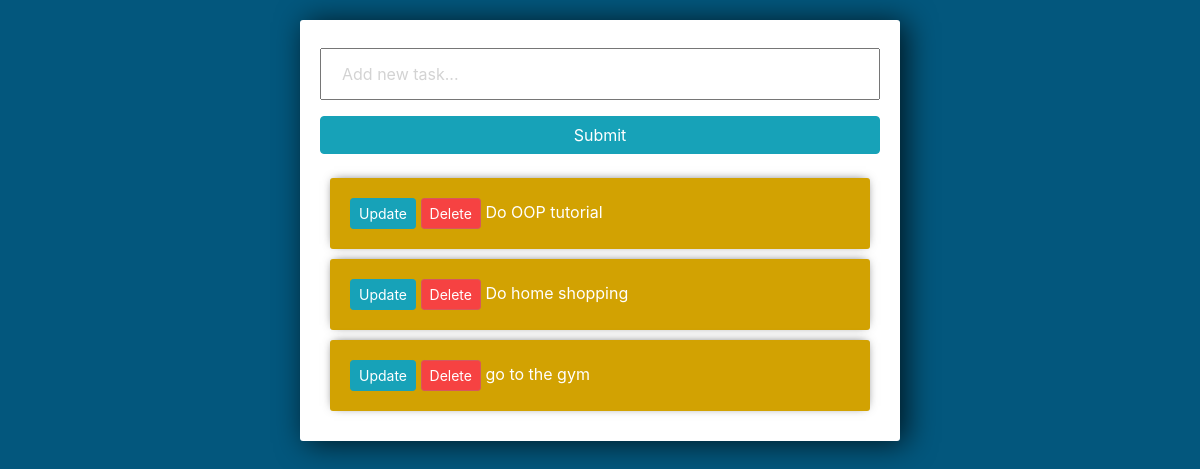
/, run on an earlier commit of the app's database.
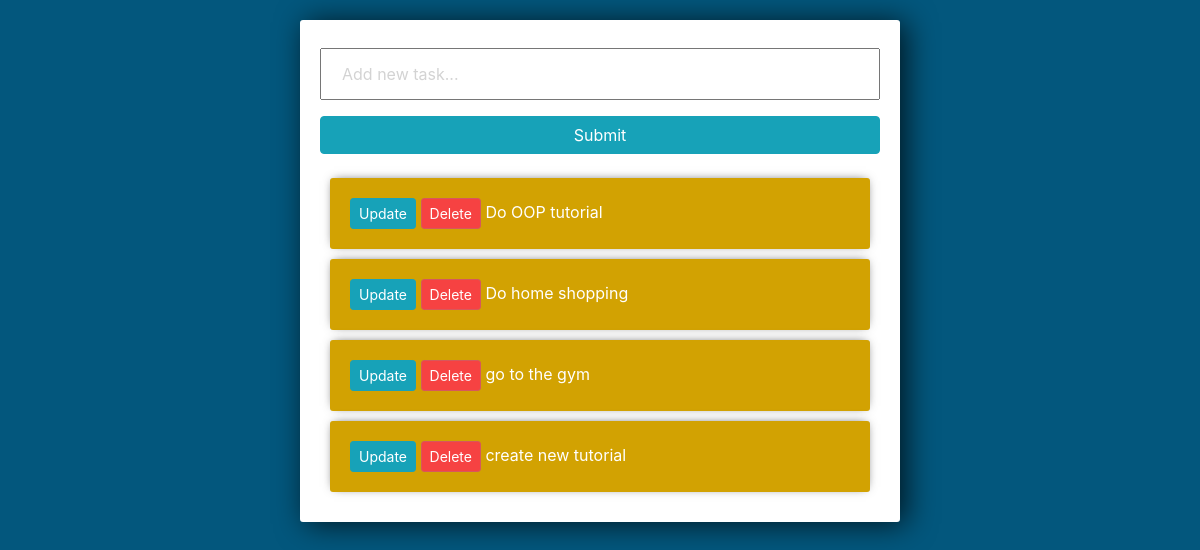
And on a later commit of the database.
### tasks/models.py (models this page shows)
class Task(models.Model):
    title = models.CharField(max_length=200)
    complete = models.BooleanField(default=False)
    created = models.DateTimeField(auto_now_add=True)
    def __str__(self):
        return self.title

### tasks/views.py (the view)
# urls.py: path('',views.index, name="list"),
def index(request):
    tasks = Task.objects.all()
    form = TaskForm()
    if request.method == 'POST':
        form = TaskForm(request.POST)
        if form.is_valid():
            form.save()
        return redirect('/')
    context = {'tasks':tasks, 'form':form}
    return render(request, 'tasks/list.html', context)

### tasks/forms.py
class TaskForm(forms.ModelForm):
    title= forms.CharField(widget= forms.TextInput(attrs={'placeholder':'Add new task...'}))
    class Meta:
        model = Task
        fields = '__all__'

### tasks/templates/tasks/list.html (shortened to what this page needs)
<link rel="stylesheet" href="https://stackpath.bootstrapcdn.com/bootstrap/4.3.1/css/bootstrap.min.css">
<div class="center-column">
	<form method="POST" action="/">
		{{form.title}}
		<input class="btn btn-info" type="submit" name="Create Task">
	</form>
	<div class="todo-list">
	{% for task in tasks %}
		<div class="item-row">
			<a class="btn btn-sm btn-info" href="{% url 'update_task' task.id %}">Update</a>
			<a class="btn btn-sm btn-danger" href="{% url 'delete' task.id %}">Delete</a>
			{% if task.complete == True %}
			<strike>{{task}}</strike>
			{% else %}
			<span>{{task}}</span>
			{% endif %}
		</div>
	{% endfor %}
	</div>
</div>

What changed in the data, as far as the page shows it:
added Task: title "create new tutorial"
